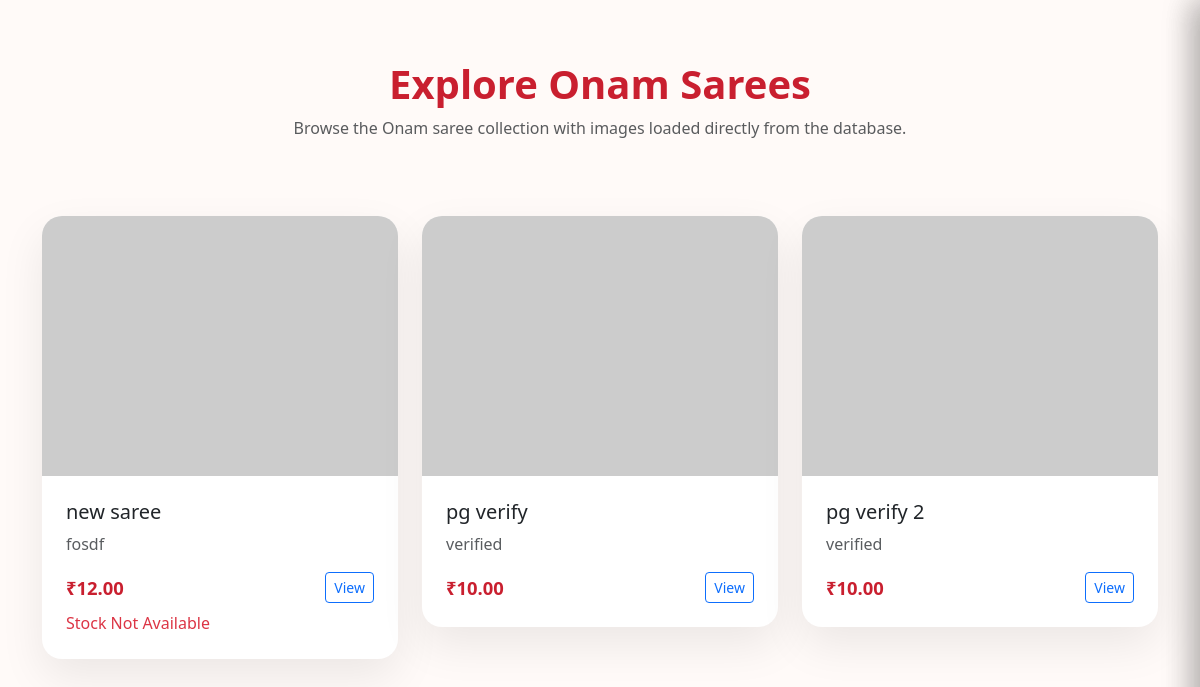
The app's page /explore-onam/ with its own data.
### product/models.py (models this page shows, shortened)
class OnamSaree(models.Model):
    collection_name = models.CharField(max_length=255)
    description = models.TextField()
    price = models.DecimalField(max_digits=10, decimal_places=2)
    quantity = models.PositiveIntegerField(default=0)
    stock_available = models.BooleanField(default=True)
    class Meta:
        db_table = 'onam_sarees'
        verbose_name = 'Onam Saree'
        verbose_name_plural = 'Onam Sarees'

### product/views.py (the view)
# urls.py: path('explore-onam/', views.onam_saree_explore, name='onam_saree_explore'),
def onam_saree_explore(request):
    sarees = OnamSaree.objects.prefetch_related('images').all()
    return render(request, 'product/onam_saree_explore.html', {'sarees': sarees})

### product/templates/product/onam_saree_explore.html (shortened to what this page needs)
{% load static %}
<!DOCTYPE html>
<html lang="en">
<head>
	<link href="https://cdn.jsdelivr.net/npm/bootstrap@5.3.3/dist/css/bootstrap.min.css" rel="stylesheet">
</head>
<body>
	<section class="hero">
		<div class="container">
			<h1>Explore Onam Sarees</h1>
			<p class="text-muted">Browse the Onam saree collection with images loaded directly from the database.</p>
		</div>
	</section>
	<section class="container pb-5">
		<div class="row gy-4">
			{% for saree in sarees %}
			<div class="col-md-4">
				<div class="card card-item">
					<a href="javascript:void(0)" onclick="openProductModal('saree', {{ saree.pk }})">
						{% if saree.images.all %}
							<img src="{{ saree.images.all.0.image.url }}" alt="{{ saree.collection_name }}">
						{% else %}
							<img src="https://via.placeholder.com/700x400?text=No+Image" alt="No Image">
						{% endif %}
					</a>
					<div class="card-body-custom">
						<h5>{{ saree.collection_name }}</h5>
						<p class="text-muted">{{ saree.description }}</p>
						<div class="d-flex justify-content-between align-items-center">
							<span class="price">₹{{ saree.price }}</span>
							<a href="javascript:void(0)" onclick="openProductModal('saree', {{ saree.pk }})" class="btn btn-sm btn-outline-primary">View</a>
						</div>
						{% if saree.quantity == 0 or not saree.stock_available %}
						<div class="text-danger mt-2">Stock Not Available</div>
						{% endif %}
					</div>
				</div>
			</div>
			{% empty %}
			<div class="col-12">
				<div class="alert alert-warning text-center" role="alert">
					No Onam Sarees available yet.
				</div>
			</div>
			{% endfor %}
		</div>
	</section>
</body>
</html>

### product/templates/product/onam_saree_explore.html (style rules this page uses)
body { background: #fffaf8; font-family: 'Segoe UI', sans-serif; }
.hero { padding: 60px 20px; text-align: center; }
.hero h1 { color: #c91f2f; font-weight: 700; }
.card-item { border: none; border-radius: 20px; overflow: hidden; box-shadow: 0 18px 45px rgba(0,0,0,0.08); transition: transform .25s ease, box-shadow .25s ease; }
.card-item img { height: 260px; object-fit: cover; width: 100%; }
.card-body-custom { padding: 24px; }
.price { font-size: 1.15rem; font-weight: 700; color: #c91f2f; }

### records on screen
OnamSaree: collection_name "new saree", description "fosdf", price "12.00", quantity "Stock Not Available"
OnamSaree: collection_name "pg verify", description "verified", price "10.00"
OnamSaree: collection_name "pg verify 2", description "verified", price "10.00"
